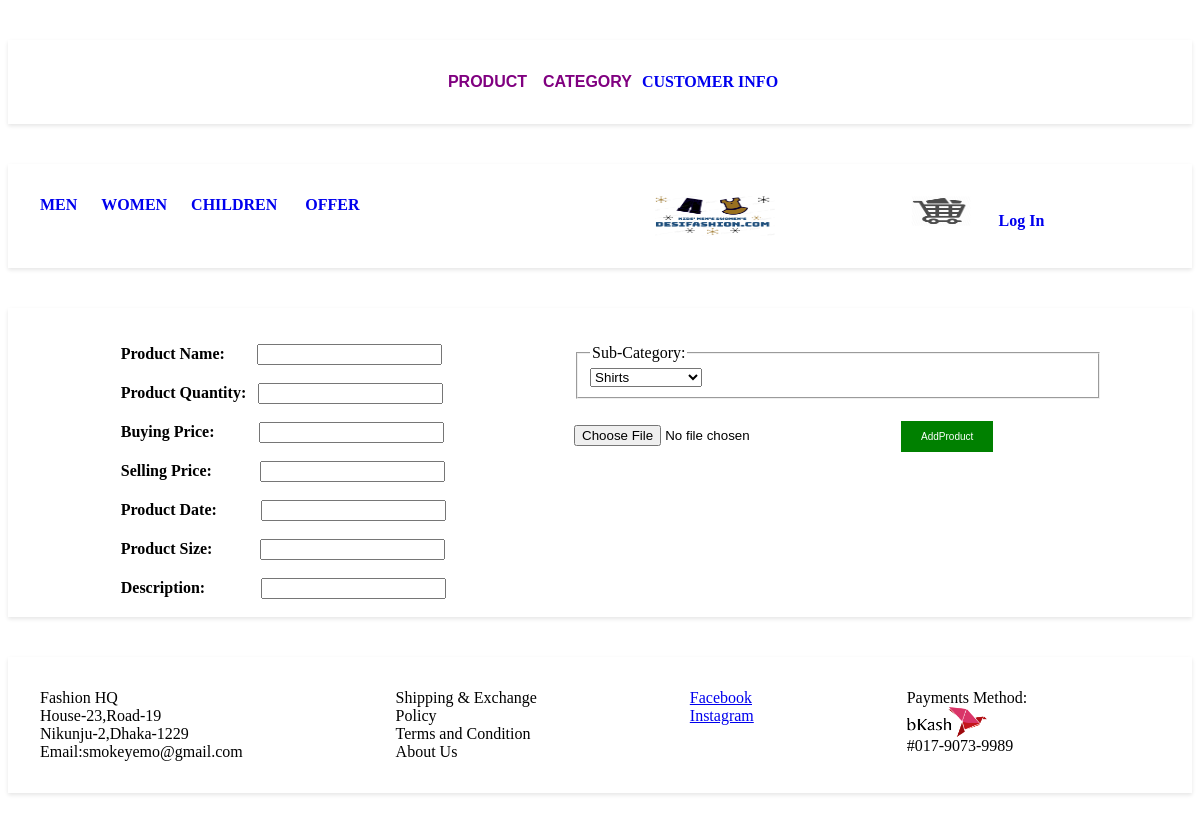
/addproduct.php, run on the app's committed database.
### tables this page shows
CREATE TABLE `category` (
  `ct_id` int(10) NOT NULL,
  `ct_name` varchar(100) NOT NULL
);

### db.php (called while the page is built, shortened)
<?php
class DB
{
	public function DB()
	{
		$this->host = "localhost";
		$this->user = "root";
		$this->pass = "";
		$this->dbname = "test";
		$this->con = mysqli_connect($this->host,$this->user,$this->pass,$this->dbname);
	}
}
?>

### index_model.php (called while the page is built, shortened)
<?php
require_once('db.php');
class IndexModel extends DB
{
	public function GetCategory()
	{
		$q = "select * from category";
		$r = mysqli_query($this->con,$q);
		return $r;
	}
	public function GetAllSubCategory()
	{
		$q = "select s.*,c.ct_name from subcategory s,category c where c.ct_id=s.ct_id";
		$r = mysqli_query($this->con,$q);
		return $r;
	}
}

### addproduct.php (the view, shortened to what this page needs)
<?php
require_once("home.php");
Home::headeradmin();
Home::header();
?>
<html>
<head><title>MEN FASHION</title>
<link rel="stylesheet" type="text/css" href="style.css"/>
</head>
<body>
<form action="insertproduct.php" method="POST" enctype="multipart/form-data">
<div class="container2">
<section>
<section>
<div class="grid4">
<br/>
<br/>
<b>Product Name:</b>&nbsp;&nbsp;&nbsp;&nbsp;&nbsp;&nbsp;&nbsp;&nbsp;<input type="text" name="pname" /><br/>
<br/>
<b>Product Quantity:</b>&nbsp;&nbsp;&nbsp;<input type="text" name="pquantity" /><br/>
<br/>
<b>Buying Price:</b>&nbsp;&nbsp;&nbsp;&nbsp;&nbsp;&nbsp;&nbsp;&nbsp;&nbsp;&nbsp;&nbsp;<input type="text" name="pbuying_price" /><br/>
<br/>
<b>Selling Price:</b>&nbsp;&nbsp;&nbsp;&nbsp;&nbsp;&nbsp;&nbsp;&nbsp;&nbsp;&nbsp;&nbsp;&nbsp;<input type="text" name="pselling_price" /><br/>
<br/>
<b>Product Date:</b>&nbsp;&nbsp;&nbsp;&nbsp;&nbsp;&nbsp;&nbsp;&nbsp;&nbsp;&nbsp;&nbsp;<input type="text" name="pdate" /><br/>
<br/>
<b>Product Size:</b>&nbsp;&nbsp;&nbsp;&nbsp;&nbsp;&nbsp;&nbsp;&nbsp;&nbsp;&nbsp;&nbsp;&nbsp;<input type="text" name="psize" /><br/>
<br/>
<b>Description:</b>&nbsp;&nbsp;&nbsp;&nbsp;&nbsp;&nbsp;&nbsp;&nbsp;&nbsp;&nbsp;&nbsp;&nbsp;&nbsp;&nbsp;<input type="text" name="pdescrip" /><br/>
<br/>
</div>
</section>
<div class="grid3">
<br/>
<br/>
<fieldset>
<legend>Sub-Category:</legend>
<select name="sct_id">
<?php
		$indObj = new IndexModel();
		$rs = $indObj->GetAllSubCategory();
		while($d = mysqli_fetch_assoc($rs))
		{
			echo "<option value='".$d['sct_id']."'>".$d['sct_name']."</option>";
		}
?>
</select>
</fieldset>
<br/>
<input type="file" name="file" value="">
<input type="submit" class="button" name="add" value="AddProduct">
</div>
</section>
</form>
</body>
</html>
<?php
Home::Footer();
?>

### home.php (shortened to what this page needs)
<?php
require_once('index_model.php');
class Home
{
	public static function Header($title="")
	{
	?>
		<html>
		<head><title>DesiFashion.com</title>
		<link rel="stylesheet" type="text/css" href="style.css"/>
		<link rel="stylesheet" type="text/css" href="style2.css"/>
		</head>
		<body>
		<div class="container">
		<section>
		<div class="menu">
		<?php
			$indObj = new IndexModel();
			$rs = $indObj->GetCategory();
			while($d = mysqli_fetch_assoc($rs))
			{
				echo "<a href='".$d["ct_name"].".php' style='text-decoration:none;'><span>".$d["ct_name"]."</span></a> &nbsp &nbsp &nbsp";
			}
		?>
		<a href="offer.php" style="text-decoration:none;"><span>OFFER</span></a>  &nbsp &nbsp &nbsp
		</div>
		<div class="grid3">
		<?php
		if($_SESSION['ut_id']==1)
		{
			echo "<a href='admin.php'><img src='HomepageIMG/logo.png' width='120px' height='40px'/></a>";
		}
		else
		{
			echo "<a href='index.php'><img src='HomepageIMG/logo.png' width='120px' height='40px'/></a>";
		}
		?>
		</div>
		<div class="grid4">
		<a href="cart.php" style="text-decoration:none;"><img src="HomepageIMG/cart.png" width="60px" height="30px"/></a> &nbsp  &nbsp  &nbsp
		<?php
		if(isset($_SESSION['uname'])!="" && $_SESSION['uid']!="" && $_SESSION['ut_id']!="")
		{
			echo "
			<div class='dropdown'>
			<button class='dropbtn'>".$_SESSION['uname']."</button>
			<div class='dropdown-content'>
			<a href='logout.php'>Log Out</a>
			</div>
			</div>";
		}
		else
		{
			echo "<a href='login.php' style='text-decoration:none;'><b>Log In</b> </a>";
		}
		?>
		</div>
		</section>
		</div>
		<?php
	}
	public static function headeradmin()
	{
		?>
		<html>
		<head><title>DesiFashion.com</title>
		<link rel="stylesheet" type="text/css" href="style.css"/>
		<link rel="stylesheet" type="text/css" href="style2.css"/>
		</head>
		<body>
		<div class="container">
		<section>
		<div class="menu2">
		<div class="dropdown">
		  <button class="dropbtn">Product</button>
		</div>
		<div class="dropdown">
		  <button class="dropbtn">Category</button>
		</div>
		<a href="customerinfo.php" style="text-decoration:none;">CUSTOMER INFO</a>
		</div>
		</section>
		</div>
		<?php
	}
	?>
		<?php
	public static function Footer()
	{
	?>
		<div class="footer">
		<section>
		<div class="grid1">
		<h>Fashion HQ</h><br/>
		<h>House-23,Road-19</h><br/>
		<h>Nikunju-2,Dhaka-1229</h><br/>
		<h>Email:smokeyemo@gmail.com</h>
		</div>
		<div class="gird2">
		<h>Shipping & Exchange</h><br/>
		<h>Policy</h><br/>
		<h>Terms and Condition</h><br/>
		<h>About Us</h>
		</div>
		<div class="grid3">
		<a href="https://www.facebook.com"><h>Facebook</h></a><br/>
		<a href="https://www.instagram.com/"><h>Instagram<h></a>
		</div>
		<div class ="grid4">
		Payments Method:</br>
		<img src="HomepageIMG/bkash.png" width="80px" height="30px"/></br>
		#017-9073-9989
		</div>
		</section>
		</div>
		</body>
		</html>
		<?php
	}
}

### style.css (style rules this page uses)
section { display: grid; grid-template-columns: auto auto auto auto; grid-gap: 20px; padding:40 px 0; }
.container { max-width:100%; max-height:40 px; margin: 40px auto; padding: 32px; background: white; box-shadow: 0 2px 4px rgba(0, 0, 0, 0.1); }
.footer { max-width:100%; max-height:50 px; margin: 40px auto; padding: 32px; background: white; box-shadow: 0 2px 4px rgba(0, 0, 0, 0.1); }
.menu { text-decoration:none; text-transform:uppercase; color:black; font-weight:bold; font-size:16px; grid-column-start: 1; grid-column-end: 2; }
.menu2 { text-decoration:none; text-transform:uppercase; color:black; font-weight:bold; font-size:16px; grid-column-start: 3; grid-column-end: 4; }
.container2 { max-width:100%; margin: 0 px auto; padding: 32 px auto; background: white; box-shadow: 0 2px 4px rgba(0, 0, 0, 0.1); }
.grid4 { grid-column-start: 4; grid-column-end: 4; }
.grid1 { grid-column-start: 1; grid-column-end: 1; }
.grid3 { grid-column-start: 3; grid-column-end: 3; }
.dropbtn { text-decoration:none; text-transform:uppercase; color:purple; font-weight:bold; font-size:16px; background-color: white; border: none; }
.dropdown { position: relative; display: inline-block; }
.button { background-color: green; border: none; color: white; padding: 10px 20px; text-align: center; text-decoration: none; display: inline-block; font-size: 10px; margin: 4px 2px; cursor: pointer; }

### style2.css (style rules this page uses)
section { display: grid; grid-template-columns: auto auto auto auto; grid-gap: 20px; padding:40 px 0; }
.container2 { max-width:100%; max-height:40 px; }
.grid1 { grid-column-start: 1; grid-column-end: 1; }
.grid3 { grid-column-start: 3; grid-column-end: 3; }
.grid4 { grid-column-start: 4; grid-column-end: 4; }
.container { max-width:100%; max-height:40 px; margin: 40px auto; padding: 32px; background: white; box-shadow: 0 2px 4px rgba(0, 0, 0, 0.1); }

### data on the page
category: ct_name "MEN"
category: ct_name "WOMEN"
category: ct_name "CHILDREN"

### other printed values
form field sct_id "Shirts"
